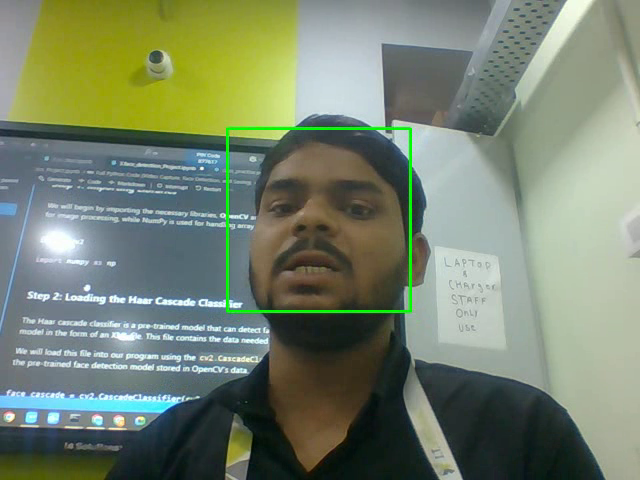
#> input picture frame 5 of 9.Deep_learning/cv/1.cv_basic/output_face.avi, 640 x 480 px, given in place of the camera
$ jupyter execute 3.face_detection_Project.ipynb   (text cells are left out)
#> lines starting #> are read from the running program, lines starting #| are printed output that depends on the picture; after the words box and inside, x2 and y2 are one past the last pixel; in counts of white or black regions, pixels touching at a corner belong together
[cell 1]
import cv2

# Capture video from camera
cap = cv2.VideoCapture(0)

while True:
    ret, frame = cap.read()  # Capture a frame
#> frame is the input picture: shape (480, 640, 3); mean B, G, R 111.1, 131.5, 119.1
    if not ret:
        break

    cv2.imshow('Frame', frame)  # Show the frame
    if cv2.waitKey(1) & 0xFF == ord('q'):  # Quit when 'q' is pressed
#> (key q is pressed here)
        break

cap.release()
cv2.destroyAllWindows()

[cell 2]
import cv2
import time

# Load the Haar cascade for face detection
face_cascade = cv2.CascadeClassifier(cv2.data.haarcascades + 'haarcascade_frontalface_default.xml')

# Open the webcam (0 = default camera)
cap = cv2.VideoCapture(0)

# Check if camera opened successfully
if not cap.isOpened():
    print("Error: Could not open webcam.")
    exit()

# Define the codec and create VideoWriter object
frame_width = int(cap.get(3))
frame_height = int(cap.get(4))
out = cv2.VideoWriter('output_face.avi', cv2.VideoWriter_fourcc(*'XVID'), 30.0, (frame_width, frame_height))

start_time = time.time()
duration = 100  # seconds

print("Recording started...")

while True:
    ret, frame = cap.read()
    if not ret:
        break

    # Convert to grayscale for face detection
    gray = cv2.cvtColor(frame, cv2.COLOR_BGR2GRAY)
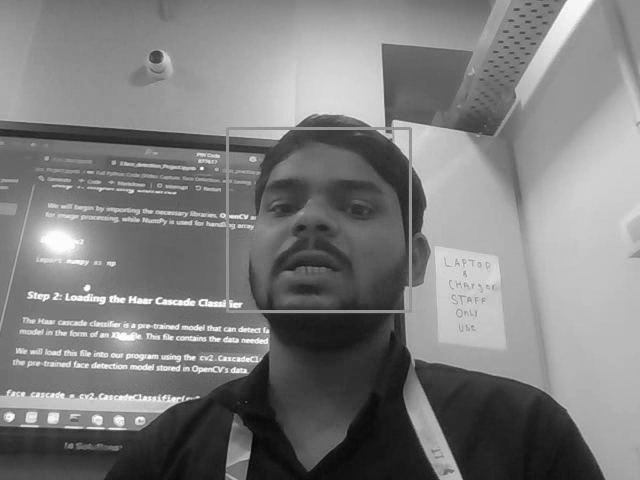
#> gray: shape (480, 640); min 5, max 255, mean 125.4

    # Detect faces
    faces = face_cascade.detectMultiScale(gray, scaleFactor=1.1, minNeighbors=5)
#> faces = [[222, 123, 192, 192]]

    # Draw rectangles around the faces
    for (x, y, w, h) in faces:
        cv2.rectangle(frame, (x, y), (x+w, y+h), (0, 255, 0), 2)
#> this loop made 1 pass
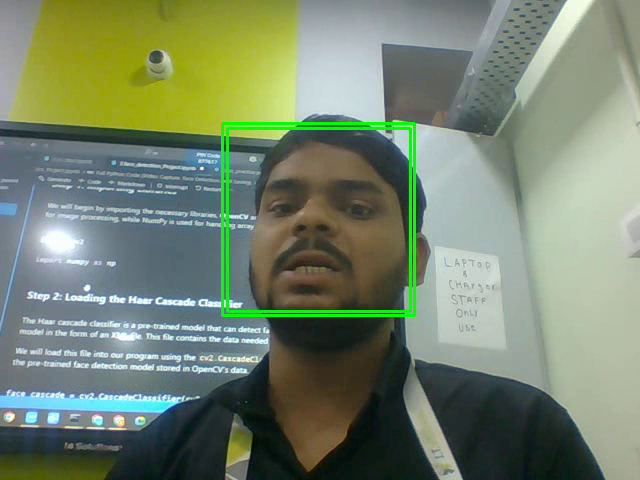
#> frame: shape (480, 640, 3); 0.75% of pixels changed, all inside (x1, y1, x2, y2) = (221, 122, 416, 317)

    # Display the resulting frame
    cv2.imshow('Face Detection', frame)

    # Write the frame to the video file
    out.write(frame)

    # Stop after 10 seconds
    if time.time() - start_time > duration:
        print("Recording finished.")
        break

    # Press 'q' to exit early
    if cv2.waitKey(1) & 0xFF == ord('q'):
#> (key q is pressed here)
        print("Recording stopped by user.")
        break

# Release everything
cap.release()
out.release()
cv2.destroyAllWindows()

[cell 3]
# Import necessary libraries
import cv2
import numpy as np
# Load the pre-trained Haar cascade classifier for face detection
face_cascade = cv2.CascadeClassifier(cv2.data.haarcascades + 'haarcascade_frontalface_default.xml')

# Start capturing video from the webcam
video_capture = cv2.VideoCapture(0)
if not video_capture.isOpened():
    print("Error accessing the camera")
    exit()
# Main loop to process each video frame
while True:
    # Capture frame-by-frame
    ret, frame = video_capture.read()
    if not ret:
        print("Error reading frame from webcam")
        break

    # Convert the captured frame to grayscale
    gray = cv2.cvtColor(frame, cv2.COLOR_BGR2GRAY)

    # Detect faces in the grayscale image
    faces = face_cascade.detectMultiScale(
        gray,
        scaleFactor=1.1,
        minNeighbors=5,
        minSize=(30, 30)
    )

    # Draw a rectangle around each detected face
    for (x, y, w, h) in faces:
        cv2.rectangle(frame, (x, y), (x+w, y+h), (255, 0, 0), 2)
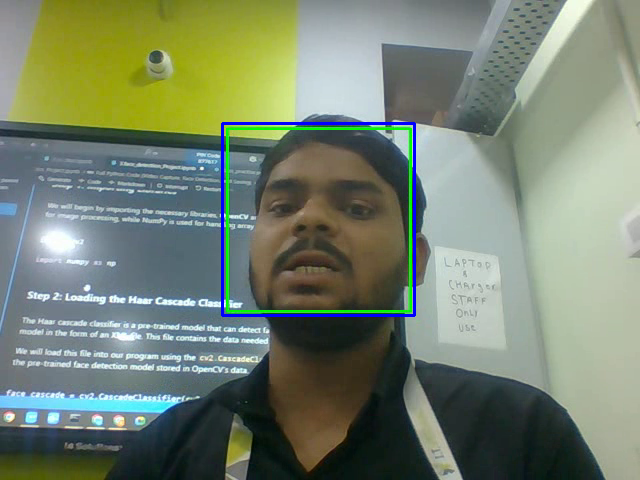
#> frame: shape (480, 640, 3); 0.75% of pixels changed, all inside (x1, y1, x2, y2) = (221, 122, 416, 317)
        # text add

    # Display the resulting frame
    cv2.imshow('Face Detection', frame)
    # Break the loop if 'q' is pressed
    if cv2.waitKey(1) & 0xFF == ord('q'):
#> (key q is pressed here)
        break

# Release the video capture object and close all windows
video_capture.release()
cv2.destroyAllWindows()

[cell 4]
import cv2
import time

# Load the Haar cascade for face detection
face_cascade = cv2.CascadeClassifier(
    cv2.data.haarcascades + 'haarcascade_frontalface_default.xml'
)

# Open the webcam (0 = default camera)
cap = cv2.VideoCapture(0)

# Check if camera opened successfully
if not cap.isOpened():
    print("Error: Could not open webcam.")
    exit()

# Set capture properties (optional, for some webcams)
cap.set(cv2.CAP_PROP_FPS, 30)  # Try to force 30 FPS

# Get frame dimensions
frame_width = int(cap.get(cv2.CAP_PROP_FRAME_WIDTH))
#> frame_width = 640
frame_height = int(cap.get(cv2.CAP_PROP_FRAME_HEIGHT))
#> frame_height = 480

# Get actual FPS from webcam (some webcams ignore CAP_PROP_FPS)
fps = cap.get(cv2.CAP_PROP_FPS)
#> fps = 30
if fps == 0:  # fallback if camera returns 0
    fps = 30.0

print(f"Recording at {fps} FPS")
#| Recording at 30.0 FPS

# Define the codec and create VideoWriter object
out = cv2.VideoWriter(
    'output_face.avi',
    cv2.VideoWriter_fourcc(*'XVID'),
    fps,  # Match actual capture FPS
    (frame_width, frame_height)
)

start_time = time.time()
duration = 10  # seconds

print("Recording started... Press 'q' to stop.")

while True:
    ret, frame = cap.read()
    if not ret:
        break

    # Convert to grayscale for face detection
    gray = cv2.cvtColor(frame, cv2.COLOR_BGR2GRAY)

    # Detect faces
    faces = face_cascade.detectMultiScale(
        gray,
        scaleFactor=1.1,
        minNeighbors=5
    )

    # Draw rectangles around the faces
    for (x, y, w, h) in faces:
        cv2.rectangle(frame, (x, y), (x + w, y + h), (0, 255, 0), 2)

    # Display the resulting frame
    cv2.imshow('Face Detection', frame)

    # Write the frame to the video file
    out.write(frame)

    # Stop after the set duration
    if time.time() - start_time > duration:
        print("Recording finished.")
        break

    # Press 'q' to exit early
    if cv2.waitKey(1) & 0xFF == ord('q'):
#> (key q is pressed here)
        print("Recording stopped by user.")
        break

# Release resources
cap.release()
out.release()
cv2.destroyAllWindows()

$ run again, starting later in the video
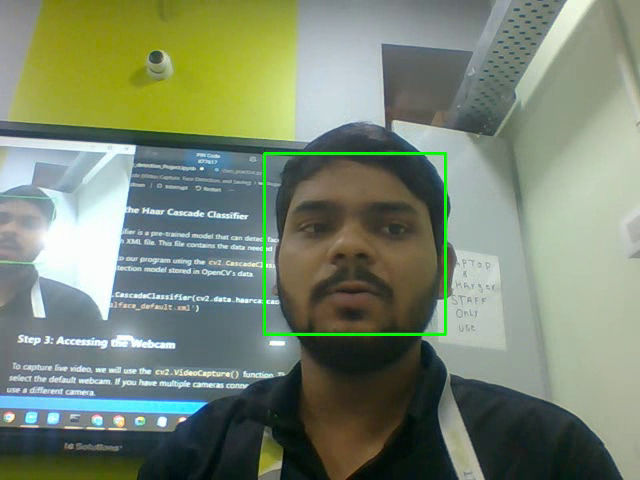
#> input picture frame 40 of 9.Deep_learning/cv/1.cv_basic/output_face.avi, 640 x 480 px, given in place of the camera
#> frame is the input picture: shape (480, 640, 3); mean B, G, R 113.7, 133.9, 121.3
#> faces = [[266, 155, 176, 176]]
#> the loop `for (x, y, w, h) in faces:` made 1 pass
#> after the loop `for (x, y, w, h) in faces:`:
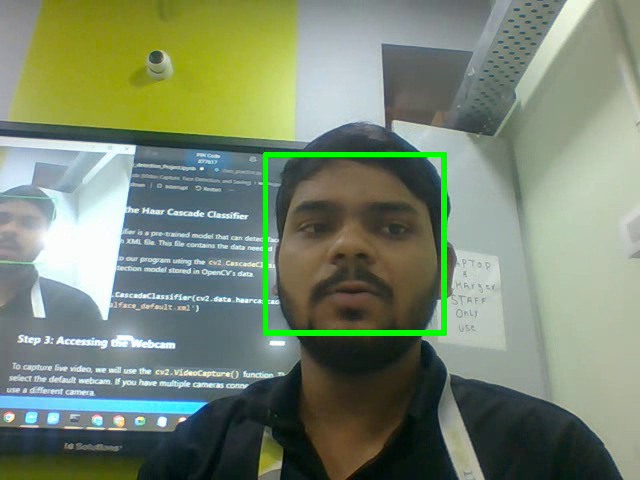
#> frame: shape (480, 640, 3); 0.69% of pixels changed, all inside (x1, y1, x2, y2) = (265, 154, 444, 333)
#> after the loop `for (x, y, w, h) in faces:`:
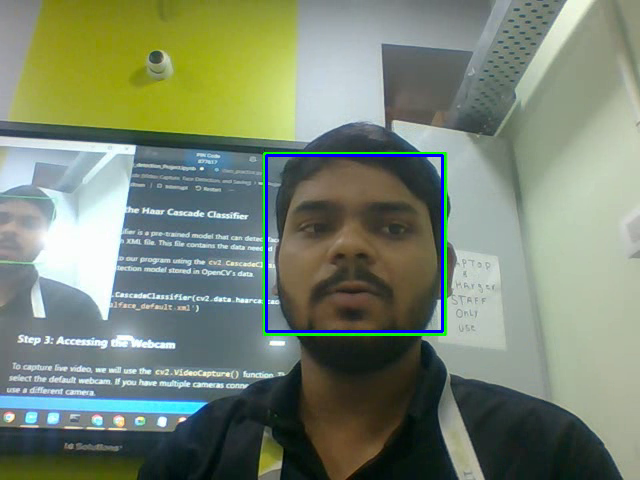
#> frame: shape (480, 640, 3); 0.69% of pixels changed, all inside (x1, y1, x2, y2) = (265, 154, 444, 333)
#> frame_width = 640
#> frame_height = 480
#> fps = 30
#| Recording at 30.0 FPS
